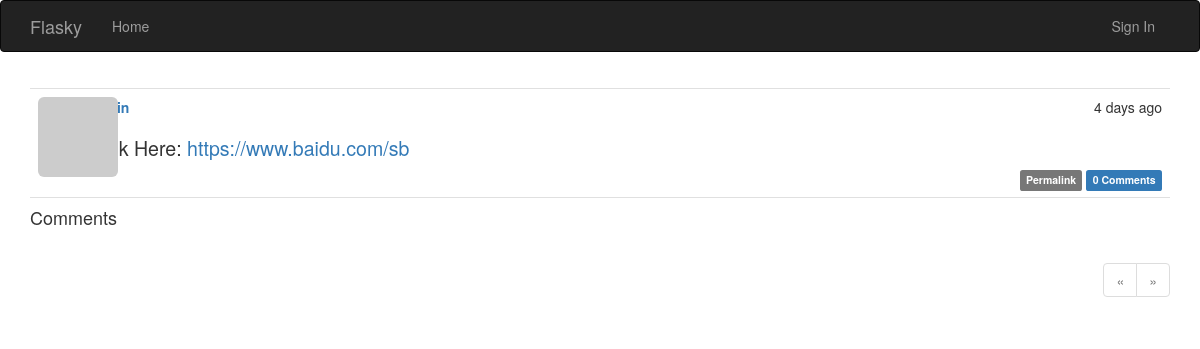
/post/212, run on an earlier commit of the app's database.
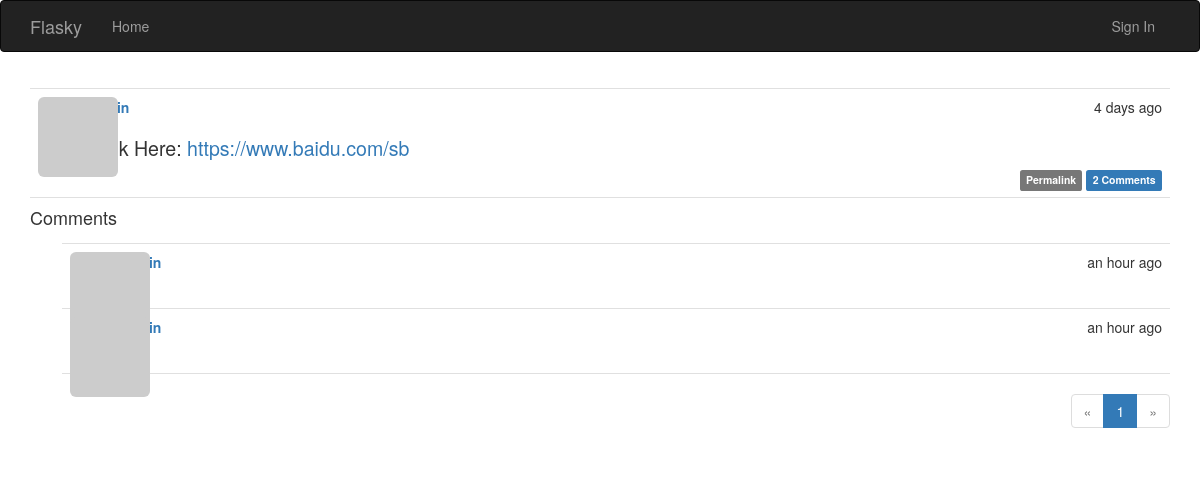
And on a later commit of the database.
### app/models.py (models this page shows, shortened)
class Post(db.Model):
    __tablename__ = "posts"
    id = db.Column(db.Integer, primary_key=True)
    body = db.Column(db.Text)
    timestamp = db.Column(db.DateTime, index=True, default=datetime.utcnow)
    author_id = db.Column(db.Integer, db.ForeignKey("users.id"))
    body_html = db.Column(db.Text)
    comments = db.relationship("Comment", backref="post", lazy="dynamic")

class Comment(db.Model):
    __tablename__ = "comments"
    id = db.Column(db.Integer, primary_key=True)
    body = db.Column(db.Text)
    body_html = db.Column(db.Text)
    timestamp = db.Column(db.DateTime, index=True, default=datetime.utcnow)
    disabled = db.Column(db.Boolean)
    author_id = db.Column(db.Integer, db.ForeignKey("users.id"))
    post_id = db.Column(db.Integer, db.ForeignKey("posts.id"))

### app/main/views.py (the view)
@main.route("/post/<int:id>", methods=["GET", "POST"])
def post(id):
    post = Post.query.get_or_404(id)
    form = CommentForm()
    if form.validate_on_submit():
        comment = Comment(body=form.body.data, post=post, author=current_user._get_current_object())
        db.session.add(comment)
        flash("Your comment has been published.")
        return redirect(url_for("main.post", id=post.id, page=-1))
    page = request.args.get("page", 1, type=int)
    if page == -1:
        page = (post.comments.count() - 1) // current_app.config["FLASKY_COMMENTS_PER_PAGE"] + 1
    pagination = post.comments.order_by(Comment.timestamp.asc()).paginate(page, per_page=current_app.config[
        "FLASKY_COMMENTS_PER_PAGE"], error_out=False)
    comments = pagination.items
    return render_template("post.html", posts=[post], form=form, comments=comments, pagination=pagination)

### app/auth/views.py (called while the page is built)
@auth.before_app_request
def before_request():
    if current_user.is_authenticated:
        current_user.ping()
        if not current_user.confirmed \
                and request.endpoint[:5] != "auth." \
                and request.endpoint != "static":
            return redirect(url_for("auth.unconfirmed"))

### app/main/__init__.py (called while the page is built)
@main.app_context_processor
def inject_permissions():
    return dict(Permission=Permission)

### app/models.py (called while the page is built)
    def can(self, permissions):
        return False

    def is_administrator(self):
        return False

    def gravatar(self, size=100, default="retro", rating="g"):
        if request.is_secure:
            url = "https://secure.gravatar.com/avatar"
        else:
            url = "http://www.gravatar.com/avatar"
        hash = self.avatar_hash or hashlib.md5(self.email.encode("utf-8")).hexdigest()
        return '{url}/{hash}?s={size}&d={default}&r={rating}'.format(url=url, hash=hash,
                                                                     size=size, default=default,
                                                                     rating=rating)

### app/templates/post.html (shortened to what this page needs)
{% extends "base.html" %}
{% import "bootstrap/wtf.html" as wtf %}
{% import "_macros.html" as macros %}
{% block page_content %}
    {% include '_posts.html' %}
    <h4 id="comments">Comments</h4>
    {% include '_comments.html' %}
    {% if pagination %}
        <div class="pagination">
            {{ macros.pagination_widget(pagination, '.post', fragment='#comments', id=posts[0].id) }}
        </div>
    {% endif %}
{% endblock %}

### app/templates/_posts.html (shortened to what this page needs)
<ul class="posts">
    {% for post in posts %}
        <li class="post">
            <div class="post-thumbnail">
                <a href="{{ url_for('main.user',username=post.author.username) }}">
                    <img class="img-rounded profile-thumbnail" src="{{ post.author.gravatar(size=40) }}"/>
                </a>
            </div>
            <div class="post-content">
                <div class="post-date">{{ moment(post.timestamp).fromNow() }}</div>
                <div class="post-author"><a
                        href="{{ url_for('main.user',username=post.author.username) }}">{{ post.author.username }}</a>
                </div>
                <div class="post-body">
                    {% if post.body_html %}
                        {{ post.body_html | safe }}
                    {% else %}
                        {{ post.body }}
                    {% endif %}
                </div>
                <div class="post-footer">
                    <a href="{{ url_for('main.post',id=post.id) }}">
                        <span class="label label-default">Permalink</span>
                    </a>
                    <a href="{{ url_for('main.post',id= post.id) }}#comments">
                        <span class="label label-primary">{{ post.comments.count() }} Comments</span>
                    </a>
                </div>
            </div>
        </li>
    {% endfor %}
</ul>

### app/templates/_comments.html (shortened to what this page needs)
<ul class="comments">
    {% for comment in comments %}
        <li class="comment">
            <div class="comment-thumbnail">
                <a href="{{ url_for('main.user',username = comment.author.username) }}">
                    <img class="img-rounded profile-thumbnail" src="{{ comment.author.gravatar(size=40) }}">
                </a>
            </div>
            <div class="comment-content">
                <div class="comment-date">{{ moment(comment.timestamp).fromNow() }}</div>
                <div class="comment-author"><a href="{{ url_for('main.user',username= comment.author.username) }}">
                    {{ comment.author.username }}</a>
                </div>
                <div class="comment-body">
                </div>
            </div>
        </li>
    {% endfor %}
</ul>

What changed in the data, as far as the page shows it:
computed for Post "Look Here: https://www.baidu.com/sb": comments.count "0" → "2"
added Comment: timestamp "an hour ago"
added Comment: timestamp "an hour ago"
Also different on the page:
new list line: "1"
